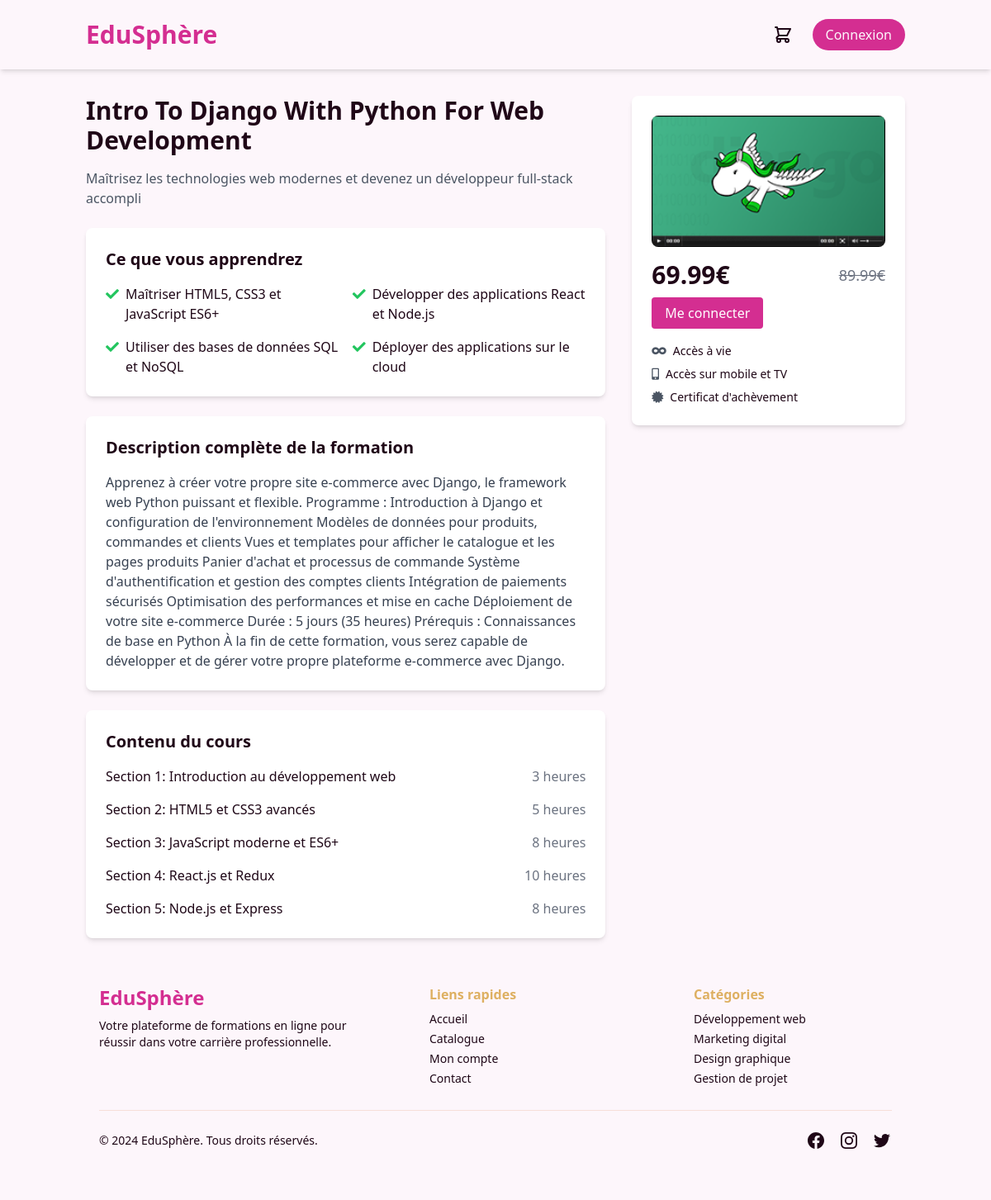
/pages/formation.php?id=4, run on the app's committed database.
### tables this page shows
CREATE TABLE `products` (
  `id` int(11) NOT NULL,
  `name` varchar(100) NOT NULL,
  `description` text DEFAULT NULL,
  `price` decimal(10,2) NOT NULL,
  `stock_quantity` int(11) NOT NULL,
  `image_url` varchar(255) DEFAULT NULL,
  `created_at` timestamp NOT NULL DEFAULT current_timestamp()
);

### config.php (called while the page is built, shortened)
<?php
function getDbConnection() {
    static $conn;
    if ($conn === null) {
        $host = "localhost";
        $username = "root";
        $password = "";
        $database = "EduSphereTest";
        $conn = new mysqli($host, $username, $password, $database);
        $conn->set_charset("utf8mb4");
    }
    return $conn;
}
function isLoggedIn(): bool
{
    return isset($_SESSION["user_id"]);
}
function getFormationById($connexion, $id): ?array {
    $query = "SELECT * FROM products WHERE id = ?";
    $stmt = $connexion->prepare($query);
    $stmt->bind_param("i", $id);
    $stmt->execute();
    $result = $stmt->get_result();
    $formation = $result->fetch_assoc();
    return $formation ? $formation : null;
}

### pages/formation.php (the view, shortened to what this page needs)
<?php
require_once BASE_PATH . '/src/config.php';
require_once BASE_PATH . '/src/includes/header.php';
$formation_id = isset($_GET['id']) ? intval($_GET['id']) : 0;
$formation = getFormationById(getDbConnection(), $formation_id);
$actual_price = intval($formation['price']);
$old_price = $actual_price + 20.99;
?>
<!DOCTYPE html>
<html lang="fr">
<head>
    <script src="https://cdn.tailwindcss.com"></script>
    <link href="https://cdnjs.cloudflare.com/ajax/libs/font-awesome/5.15.3/css/all.min.css" rel="stylesheet">
</head>
<body class="bg-gray-100">
<main class="container mx-auto px-4 py-8">
    <div class="flex flex-col md:flex-row">
        <div class="md:w-2/3 pr-8">
            <h1 class="text-3xl font-bold mb-4"><?= htmlspecialchars($formation['name']) ?></h1>
            <p class="text-gray-600 mb-6">Maîtrisez les technologies web modernes et devenez un développeur full-stack accompli</p>
            <div class="bg-white rounded-lg shadow-md p-6 mb-6">
                <h2 class="text-xl font-semibold mb-4">Ce que vous apprendrez</h2>
                <ul class="grid grid-cols-1 md:grid-cols-2 gap-4">
                    <li class="flex items-start">
                        <i class="fas fa-check text-green-500 mr-2 mt-1"></i>
                        <span>Maîtriser HTML5, CSS3 et JavaScript ES6+</span>
                    </li>
                    <li class="flex items-start">
                        <i class="fas fa-check text-green-500 mr-2 mt-1"></i>
                        <span>Développer des applications React et Node.js</span>
                    </li>
                    <li class="flex items-start">
                        <i class="fas fa-check text-green-500 mr-2 mt-1"></i>
                        <span>Utiliser des bases de données SQL et NoSQL</span>
                    </li>
                    <li class="flex items-start">
                        <i class="fas fa-check text-green-500 mr-2 mt-1"></i>
                        <span>Déployer des applications sur le cloud</span>
                    </li>
                </ul>
            </div>
            <div class="bg-white rounded-lg shadow-md p-6 mb-6">
                <h2 class="text-xl font-semibold mb-4">Description complète de la formation</h2>
                <div class="space-y-4 text-gray-700">
                    <?= htmlspecialchars($formation['description']) ?>
                </div>
            </div>
            <div class="bg-white rounded-lg shadow-md p-6 mb-6">
                <h2 class="text-xl font-semibold mb-4">Contenu du cours</h2>
                <div class="space-y-4">
                    <div class="flex justify-between items-center">
                        <span class="font-medium">Section 1: Introduction au développement web</span>
                        <span class="text-gray-500">3 heures</span>
                    </div>
                    <div class="flex justify-between items-center">
                        <span class="font-medium">Section 2: HTML5 et CSS3 avancés</span>
                        <span class="text-gray-500">5 heures</span>
                    </div>
                    <div class="flex justify-between items-center">
                        <span class="font-medium">Section 3: JavaScript moderne et ES6+</span>
                        <span class="text-gray-500">8 heures</span>
                    </div>
                    <div class="flex justify-between items-center">
                        <span class="font-medium">Section 4: React.js et Redux</span>
                        <span class="text-gray-500">10 heures</span>
                    </div>
                    <div class="flex justify-between items-center">
                        <span class="font-medium">Section 5: Node.js et Express</span>
                        <span class="text-gray-500">8 heures</span>
                    </div>
                </div>
            </div>
        </div>
        <div class="md:w-1/3">
            <div class="bg-white rounded-lg shadow-md p-6 sticky top-6">
                <img src="<?= htmlspecialchars($formation['image_url']) ?>" alt="Aperçu de la formation" class="w-full rounded-lg mb-4">
                <div class="flex justify-between items-center mb-4">
                    <span class="text-3xl font-bold"><?= htmlspecialchars($formation['price'])?>€</span>
                    <span class="text-lg text-gray-500 line-through"><?= $old_price?>€</span>
                </div>
                <?php if (isLoggedIn()): ?>
                    <button class="w-full bg-purple-600 text-white py-3 rounded-lg font-semibold mb-3 hover:bg-purple-700 transition">Acheter maintenant</button>
                    <form method="POST" action="/EduSphere/src/pages/panier.php">
                        <input type="hidden" name="action" value="ajouter">
                        <input type="hidden" name="id" value="<?= $formation['id'] ?>">
                        <input type="hidden" name="nom" value="<?= htmlspecialchars($formation['name']) ?>">
                        <input type="hidden" name="prix" value="<?= $formation['price'] ?>">
                        <input type="hidden" name="quantite" value="1">
                        <button type="submit" class="w-full bg-blue-700 text-white py-3 rounded-lg font-semibold mb-3 transition">Ajouter au panier</button>
                    </form>
                <?php else: ?>
                    <a href="login.php" class="bg-[#d42e91] text-white px-4 p-2 rounded hover:bg-[#deb062] transition">Me connecter</a>
                <?php endif; ?>
                <br><br>
                <ul class="space-y-2 text-sm ">
                    <li class="flex items-center">
                        <i class="fas fa-infinity mr-2 text-gray-600"></i>
                        <span>Accès à vie</span>
                    </li>
                    <li class="flex items-center">
                        <i class="fas fa-mobile-alt mr-2 text-gray-600"></i>
                        <span>Accès sur mobile et TV</span>
                    </li>
                    <li class="flex items-center">
                        <i class="fas fa-certificate mr-2 text-gray-600"></i>
                        <span>Certificat d'achèvement</span>
                    </li>
                </ul>
            </div>
        </div>
    </div>
    <?php require_once BASE_PATH . '/src/includes/footer.php'; ?>
</main>
</body>
</html>

### data on the page
products: name "Intro To Django With Python For Web Development", description "Apprenez à créer votre propre site e-commerce avec Django, le framework web Python puissant et flexible. Programme : Introduction à Django et configuration de l'environnement Modèles de données pour produits, commandes et clients Vues et templates pour afficher le catalogue et les pages produits Panier d'achat et processus de commande Système d'authentification et gestion des comptes clients Intégration de paiements sécurisés Optimisation des performances et mise en cache Déploiement de votre site e-commerce Durée : 5 jours (35 heures) Prérequis : Connaissances de base en Python À la fin de cette formation, vous serez capable de développer et de gérer votre propre plateforme e-commerce avec…", image_url (picture), price "69.99", price "89.99"
